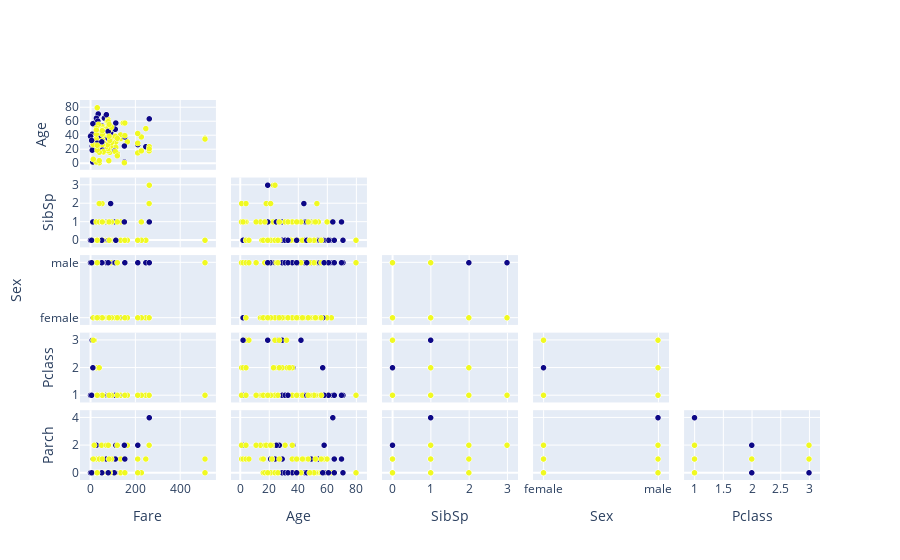

Source (notebook cell):
### Markdown cell above
## 3. Relaciones entre atributos: dibuja diagramas de dispersión y calcula coeficientes de correlación. ¿Cuáles son los atributos que están más relacionados y qué podemos interpretar?

### Code cell
splom =go.Splom(
    dimensions=[
        dict(label="Fare",values=df["Fare"]),
        dict(label="Age", values=df["Age"]),
        dict(label="SibSp", values=df['SibSp']),
        dict(label="Sex", values=df["Sex"]),
        dict(label="Pclass", values=df["Pclass"]),
        dict(label="Parch", values=df["Parch"])],
    text=df["Survived"],
    marker=dict(color=df["Survived"], showscale=False, line_color='white', line_width=0.5),
    diagonal_visible=False,
    showupperhalf=False)
go.Figure(splom)

### Figure 1 — Plotly figure (JSON) as saved in the notebook; plotly's stock layout.template omitted (floating-point values rounded to 4 significant figures; data arrays with more than 128 entries replaced by an {"elided": "..."} marker saying what was removed)
{"data": [{"diagonal": {"visible": false}, "dimensions": [{"label": "Fare", "values": {"elided": "183 float values"}}, {"label": "Age", "values": {"elided": "183 float values"}}, {"label": "SibSp", "values": {"elided": "183 int values"}}, {"label": "Sex", "values": {"elided": "183 str values"}}, {"label": "Pclass", "values": {"elided": "183 int values"}}, {"label": "Parch", "values": {"elided": "183 int values"}}], "marker": {"color": {"elided": "183 int values"}, "line": {"color": "white", "width": 0.5}, "showscale": false}, "showupperhalf": false, "text": {"elided": "183 float values"}, "type": "splom"}], "layout": {}}
